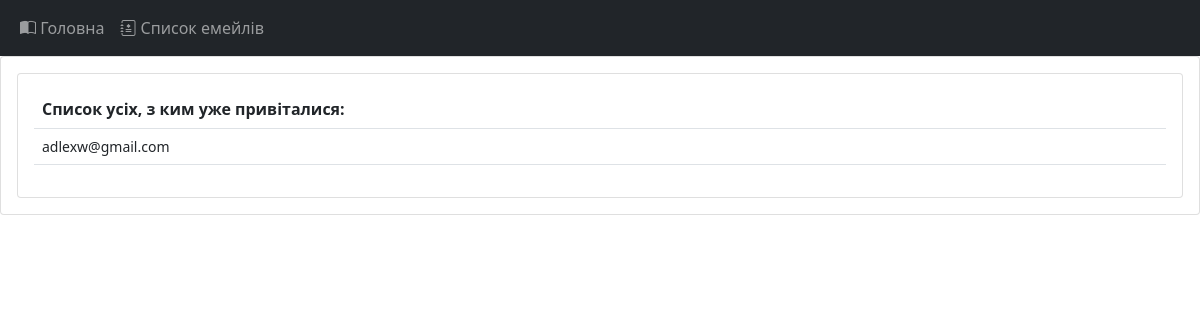
The app's page /email-list/, older data.
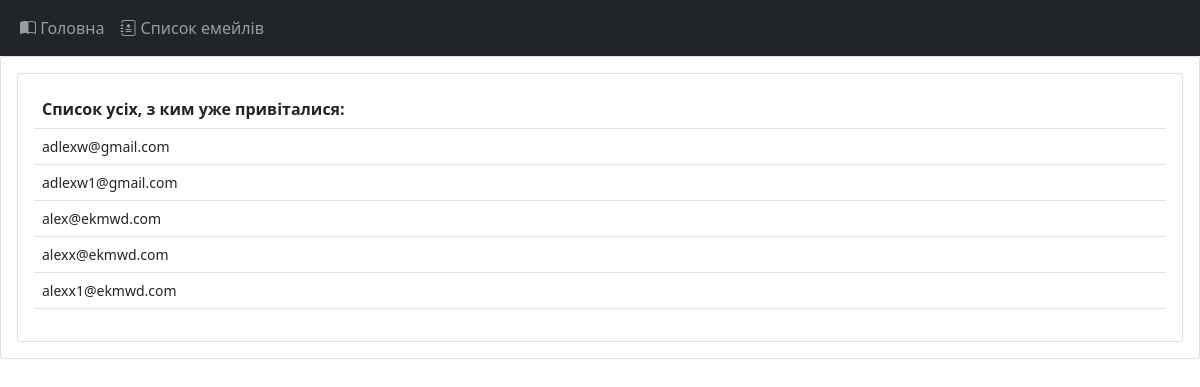
The same page, newer data.
### dashboard/models.py (models this page shows)
class Email(models.Model):
    email_field = models.EmailField(max_length=254, blank=False, null=False)
    date_field = models.DateTimeField(auto_now_add=True)
    state_field = models.BooleanField(default=False, null=True)
    def __str__(self):
        return self.email_field

### dashboard/views.py (the view)
# urls.py: path('email-list/', views.email_list, name="list"),
def email_list(request):
    emails = Email.objects.all()
    context = {'emails':emails}
    latest = Email.objects.latest('date_field')
    Email.objects.filter(email_field=latest).update(state_field='')
    return render(request, 'dashboard/email_list.html', context)

### dashboard/templates/dashboard/email_list.html
{% extends 'dashboard/index.html' %}
{% block content %}
<div class="card text-center">
  <div class="card-body">
		<div class="row">
			<div class="col-md">
				<div class="card card-body">
					<table class="table">
						<tr>
              <th>Список усіх, з ким уже привіталися:</th>
						</tr>
            {% for email in emails %}
              <tr>
                <td><small>{{email}}</small></td>
              </tr>
            {% endfor %}
					</table>
				</div>
			</div>
		</div>
	</div>
</div>
{% endblock %}

### dashboard/templates/dashboard/index.html (shortened to what this page needs)
<html>
   <!DOCTYPE html>
   <head>
      <link rel="stylesheet" href="https://cdn.jsdelivr.net/npm/bootstrap@5.0.1/dist/css/bootstrap.min.css">
      <link rel="stylesheet" href="https://cdn.jsdelivr.net/npm/bootstrap-icons@1.5.0/font/bootstrap-icons.css">
   </head>
   <body>
      <nav class="navbar navbar-expand-lg navbar-dark bg-dark">
         <div class="container-fluid">
            <div class="collapse navbar-collapse" id="navbarSupportedContent">
               <ul class="navbar-nav me-auto mb-0 mb-lg-0">
                  <li class="nav-item">
                     <a class="nav-link" aria-secondary="page" href="{% url 'main' %}"><i class="bi bi-book-half"></i> Головна</i></a>
                  </li>
                  <li class="nav-item">
                     <a class="nav-link" aria-current="page" href="{% url 'list' %}"><i class="bi bi-journal-medical"></i> Список емейлів</i></a>
                  </li>
               </ul>
            </div>
         </div>
      </nav>
      {% block content%}
      {% endblock %}
   </body>
</html>

Row changes from the older to the newer data that the page shows:
added Email: email_field "adlexw1@gmail.com"
added Email: email_field "alex@ekmwd.com"
added Email: email_field "alexx@ekmwd.com"
added Email: email_field "alexx1@ekmwd.com"
